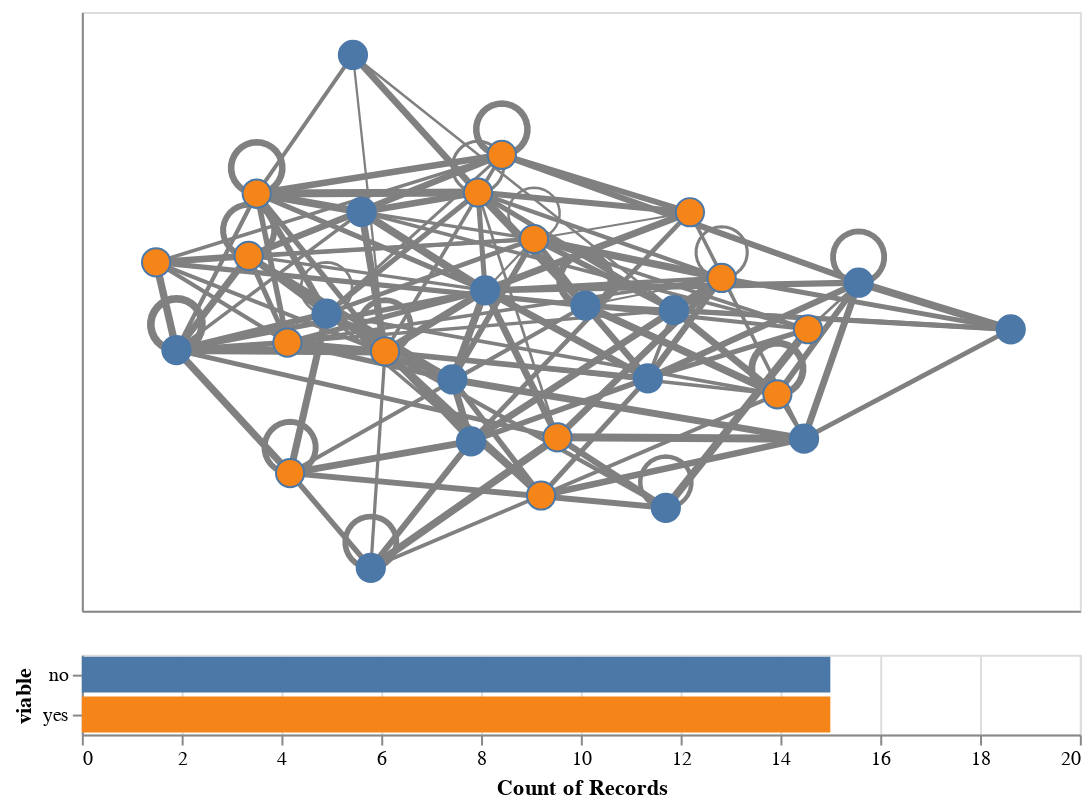

Here is the notebook cell this chart was saved with:
### Markdown cell above
Add some advanced exploration features using Altair:

### Code cell
# Get the node layer
#   The possible layers are [edges, arrows, nodes, labels], in this order,
#   but arrows are present only if G is directed and labels only if node_label is not None.
nodes = chart.layer[-1] # Assuming no labels; fine with both directed and undirected G

# Build a brush
brush = alt.selection_interval(encodings = ['x', 'y'])
colour = alt.Color('viable:N', legend = None)

# Condition nodes based on brush
nodes = nodes.encode(
    fill = alt.condition(brush, colour, alt.value('gray')),
).add_params(
    brush
)

# Create a bar graph to show highlighted nodes
bars = alt.Chart(nodes.data).mark_bar().encode(
    x = alt.X('count()').scale(domain = (0, 20)),
    y = 'viable',
    color = 'viable',
).transform_filter(
    brush
)

# Recombine layers, copy size and axes' ranges, and combine vertically with bars
edges = chart.layer[0] + chart.layer[1] if G.is_directed() else chart.layer[0] # include arrows if present
graph_chart = anx.copy_size_and_axes(chart, edges + nodes) # maintain the original aspect ratio
graph_chart & bars.properties(width = graph_chart.width) # match widths and stack vertically

### Figure 1 — Vega-Lite specification as saved in the notebook (floating-point values rounded to 4 significant figures; data arrays with more than 128 entries replaced by an {"elided": "..."} marker saying what was removed)
{"config": {"view": {"continuousWidth": 300, "continuousHeight": 300}}, "vconcat": [{"layer": [{"data": {"name": "data-90c49999def9db2c6988dc6921343b86"}, "mark": {"type": "line", "color": "grey", "opacity": 1.0}, "encoding": {"detail": {"field": "edge", "type": "quantitative"}, "order": {"field": "order", "type": "quantitative"}, "strokeWidth": {"field": "weight", "legend": null, "type": "quantitative"}, "x": {"axis": {"grid": false, "labels": false, "ticks": false, "title": ""}, "field": "x", "type": "quantitative"}, "y": {"axis": {"grid": false, "labels": false, "ticks": false, "title": ""}, "field": "y", "type": "quantitative"}}}, {"data": {"name": "data-1a4cb6d4bfe5e9ad439af544d4e4b291"}, "mark": {"type": "point", "opacity": 1.0, "shape": "circle", "size": 200, "strokeWidth": 1.0}, "encoding": {"fill": {"condition": {"param": "param_17", "field": "viable", "legend": null, "type": "nominal"}, "value": "gray"}, "tooltip": [{"field": "importance", "type": "quantitative"}, {"field": "name", "type": "quantitative"}, {"field": "viable", "type": "nominal"}], "x": {"axis": {"grid": false, "labels": false, "ticks": false}, "field": "x", "type": "quantitative"}, "y": {"axis": {"grid": false, "labels": false, "ticks": false}, "field": "y", "type": "quantitative"}}, "name": "view_16"}], "encoding": {"x": {"scale": {"domain": [-0.1448, 1.801]}}, "y": {"scale": {"domain": [-0.08384, 1.084]}}}, "height": 300.0, "width": 500.0}, {"data": {"name": "data-1a4cb6d4bfe5e9ad439af544d4e4b291"}, "mark": {"type": "bar"}, "encoding": {"color": {"field": "viable", "type": "nominal"}, "x": {"aggregate": "count", "scale": {"domain": [0, 20]}, "type": "quantitative"}, "y": {"field": "viable", "type": "nominal"}}, "transform": [{"filter": {"param": "param_17"}}], "width": 500.0}], "params": [{"name": "param_17", "select": {"type": "interval", "encodings": ["x", "y"]}, "views": ["view_16"]}], "$schema": "https://vega.github.io/schema/vega-lite/v5.17.0.json", "datasets": {"data-90c49999def9db2c6988dc6921343b86": {"elided": "709 records"}, "data-1a4cb6d4bfe5e9ad439af544d4e4b291": [{"node": 0, "x": 1.103, "y": 0.5651, "importance": 0.4233, "name": 98, "viable": "yes"}, {"node": 1, "x": 0.8373, "y": 0.5113, "importance": 1.382, "name": 871, "viable": "no"}, {"node": 2, "x": 0.994, "y": 0.117, "importance": 0.9796, "name": 484, "viable": "no"}, {"node": 3, "x": 0.3839, "y": 1.0, "importance": -0.5259, "name": 280, "viable": "no"}, {"node": 4, "x": 0.6743, "y": 0.8053, "importance": 1.295, "name": 287, "viable": "yes"}, {"node": 5, "x": 0.3325, "y": 0.4956, "importance": 0.1746, "name": 438, "viable": "no"}, {"node": 6, "x": 1.667, "y": 0.4649, "importance": 0.08069, "name": 86, "viable": "no"}, {"node": 7, "x": 0.9589, "y": 0.3694, "importance": 1.293, "name": 762, "viable": "no"}, {"node": 8, "x": 0.4187, "y": 0.0, "importance": 0.1715, "name": 608, "viable": "no"}, {"node": 9, "x": 0.7827, "y": 0.2544, "importance": 0.798, "name": 870, "viable": "yes"}, {"node": 10, "x": 1.271, "y": 0.4651, "importance": 1.277, "name": 530, "viable": "yes"}, {"node": 11, "x": 1.01, "y": 0.5024, "importance": 0.05032, "name": 702, "viable": "no"}, {"node": 12, "x": 1.264, "y": 0.2518, "importance": 0.9862, "name": 640, "viable": "no"}, {"node": 13, "x": 0.1806, "y": 0.6082, "importance": -0.7554, "name": 53, "viable": "yes"}, {"node": 14, "x": 0.4465, "y": 0.422, "importance": 1.813, "name": 948, "viable": "yes"}, {"node": 15, "x": 0.7508, "y": 0.1409, "importance": -1.079, "name": 384, "viable": "yes"}, {"node": 16, "x": 0.2613, "y": 0.1847, "importance": 0.7832, "name": 448, "viable": "yes"}, {"node": 17, "x": 0.4008, "y": 0.6939, "importance": -1.04, "name": 935, "viable": "no"}, {"node": 18, "x": 0.737, "y": 0.6411, "importance": 0.1222, "name": 45, "viable": "yes"}, {"node": 19, "x": 0.03965, "y": 0.4246, "importance": 1.736, "name": 873, "viable": "no"}, {"node": 20, "x": 0.5778, "y": 0.3672, "importance": -1.24, "name": 7, "viable": "no"}, {"node": 21, "x": 0.6417, "y": 0.541, "importance": 1.564, "name": 411, "viable": "no"}, {"node": 22, "x": 1.212, "y": 0.3382, "importance": -1.542, "name": 259, "viable": "yes"}, {"node": 23, "x": 0.6141, "y": 0.2465, "importance": -0.9065, "name": 244, "viable": "no"}, {"node": 24, "x": 1.041, "y": 0.6933, "importance": 0.2431, "name": 357, "viable": "yes"}, {"node": 25, "x": 1.37, "y": 0.5559, "importance": 0.02826, "name": 358, "viable": "no"}, {"node": 26, "x": 0.0, "y": 0.5957, "importance": -0.9746, "name": 112, "viable": "yes"}, {"node": 27, "x": 0.6277, "y": 0.7318, "importance": -1.435, "name": 413, "viable": "yes"}, {"node": 28, "x": 0.1962, "y": 0.7298, "importance": 0.397, "name": 177, "viable": "yes"}, {"node": 29, "x": 0.2562, "y": 0.4393, "importance": 0.9817, "name": 934, "viable": "yes"}]}}
